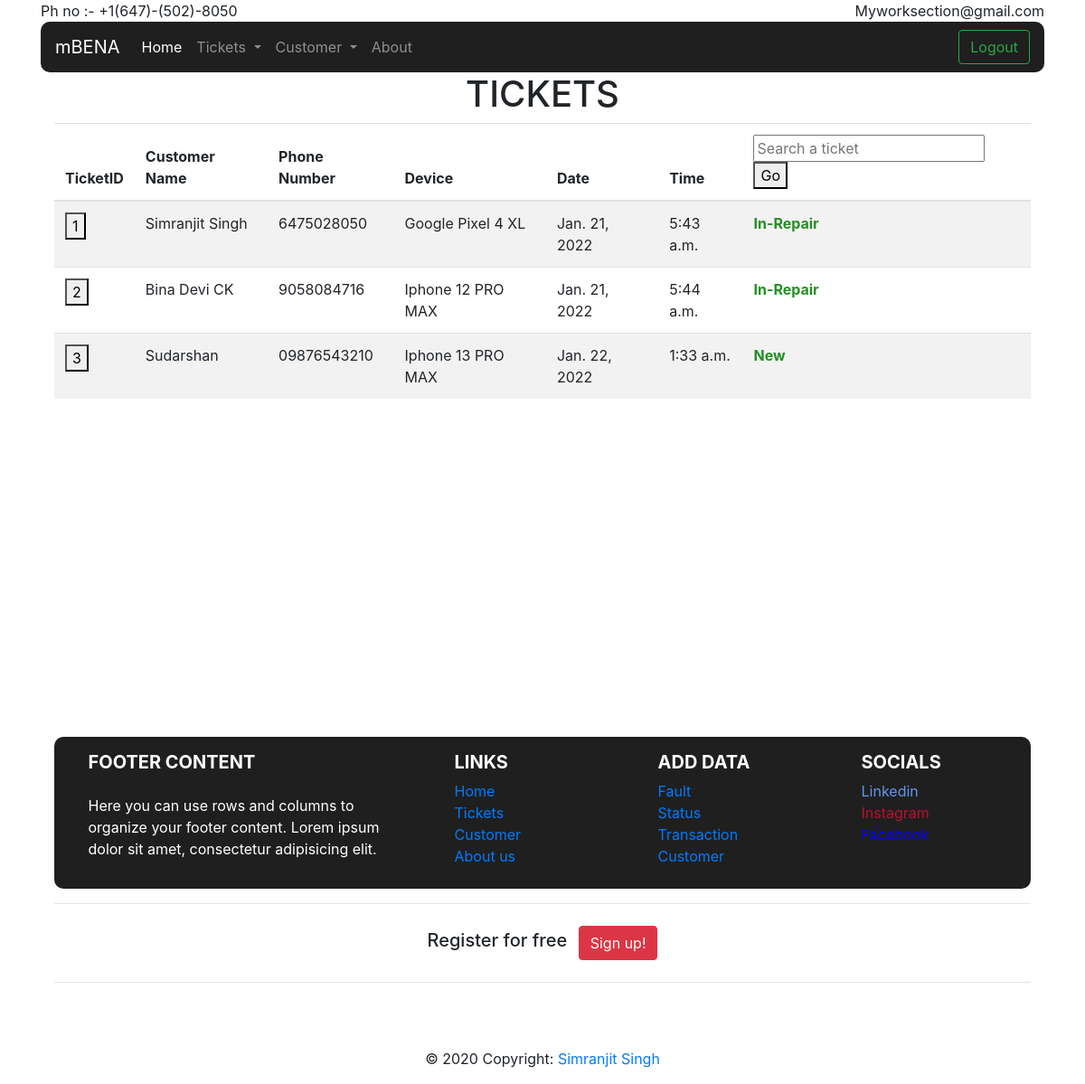
The page /estore/tickets/ on the database as committed earlier.
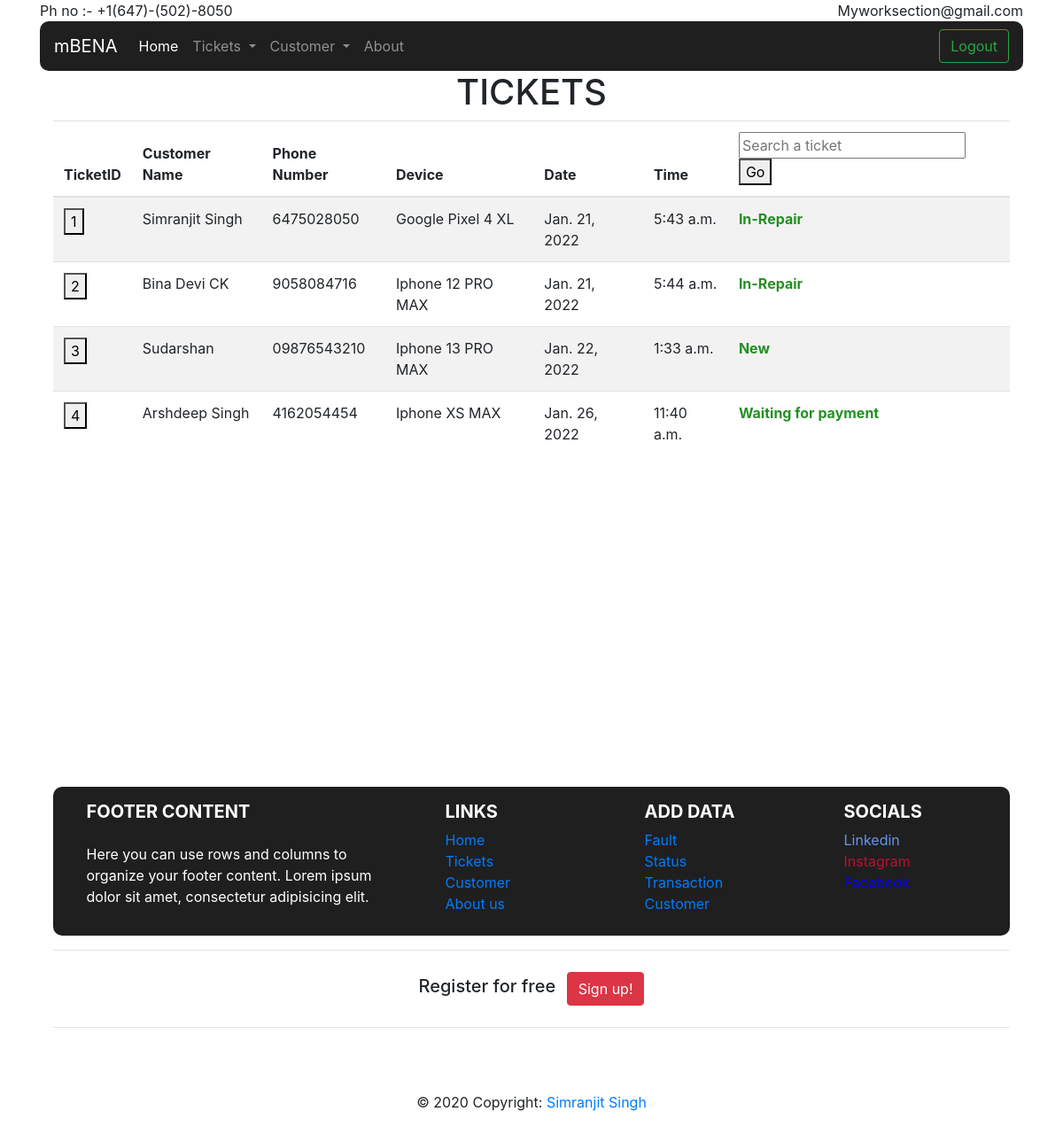
The same page on the database as committed later.
### eStore/models.py (models this page shows, shortened)
class Ticket(models.Model):
    customer = models.ForeignKey(Customer, on_delete=models.CASCADE, blank=True, null=True, related_name="numberoftickets")
    fault = models.ForeignKey(Fault, on_delete=models.CASCADE)
    date = models.DateField(auto_now=True)
    time = models.TimeField(auto_now=True)
    status = models.ForeignKey(Status, on_delete=models.CASCADE)
    description = models.CharField(max_length=1000, blank=True, null=True)
    device = models.CharField(max_length=50)
    transaction = models.ForeignKey(Transaction,on_delete=models.CASCADE, blank=True, null=True)
    amount = models.IntegerField(blank=True, null=True)

class Customer(models.Model):
    name = models.CharField(max_length=64)
    email = models.EmailField( max_length=254)
    phonenumber = models.CharField(max_length=12)

class Status(models.Model):
    name = models.CharField(max_length=50)
    def __str__(self):
        return f"{self.name}"

### eStore/views.py (the view)
# urls.py: path("tickets/", views.tickets, name="tickets"),
def tickets(request):
    if request.method == 'POST':
        i = request.POST['searchticket']
        return render(request, 'tickets.html', {"Tickets": Ticket.objects.filter(id = i)})
    return render(request, 'tickets.html' ,{
            "Tickets": Ticket.objects.all()
        })

### eStore/templates/tickets.html (shortened to what this page needs)
{% extends "layout.html" %}
{% block body %}
<h1 style="text-align: center;">TICKETS</h1>
<div class="container">
  <table class="table table-striped">
    <thead>
      <tr>
        <th>TicketID</th>
        <th scope="col">Customer Name</th>
        <th scope="col">Phone Number</th>
        <th scope="col">Device</th>
        <th scope="col">Date</th>
        <th scope="col">Time</th>
        <th scope="col">
          <form action="{%url 'tickets' %}" method="post">
            <input type="text" name="searchticket" placeholder="Search a ticket">
            <button type="submit">Go</button>
          </form>
        </th>
      </tr>
    </thead>
    <tbody>
      {% for ticket in Tickets %}
      <tr>
        <td>
          <form action="{%url 'ticketdetails' ticket.id %}" method="post"> {% csrf_token %}<button
              type="submit">{{ticket.id}}</button></form>
        </td>
        <td>{{ticket.customer.name}}</td>
        <td>{{ticket.customer.phonenumber}}</td>
        <td>{{ticket.device}}</td>
        <td>{{ticket.date}}</td>
        <td>{{ticket.time}}</td>
        <td style="color: rgba(13, 133, 13, 0.904);"><b>{{ticket.status}}</b></td>
      </tr>
      {% endfor %}
    </tbody>
  </table>
</div>
{% endblock body %}

### eStore/templates/layout.html (shortened to what this page needs)
<!doctype html>
<html lang="en">
<head>
    <link rel="stylesheet" href="https://maxcdn.bootstrapcdn.com/bootstrap/4.0.0/css/bootstrap.min.css"
>
</head>
<body>
    <div class="container">
        <div class="">
            <div class="row">
                <div class="col">Ph no :- +1(647)-(502)-8050</div>
                <div class="col" style="text-align: right;">Myworksection@gmail.com</div>
            </div>
        </div>
        <nav class="navbar navbar-expand-lg navbar-dark" style="border-radius: 10px; background-color: rgba(0, 0, 0, 0.877);">
            <a class="navbar-brand" href="#">mBENA</a>
            <div class="collapse navbar-collapse" id="navbarSupportedContent">
                <ul class="navbar-nav mr-auto">
                    <li class="nav-item active">
                        <a class="nav-link" href="{% url 'homepage' %}">Home</a>
                    </li>
                    <li class="nav-item dropdown">
                        <a class="nav-link dropdown-toggle" href="#" id="navbarDropdown" role="button"
                            data-toggle="dropdown" aria-haspopup="true" aria-expanded="false">
                            Tickets
                        </a>
                    </li>
                    <li class="nav-item dropdown">
                        <a class="nav-link dropdown-toggle" href="#" id="navbarDropdown" role="button"
                            data-toggle="dropdown" aria-haspopup="true" aria-expanded="false">
                            Customer
                        </a>
                    </li>
                    <li class="nav-item">
                        <a class="nav-link" href="#">About</a>
                    </li>
                </ul>
                <form method="get" action="{% url 'logoutview' %}">
                    <input class="btn btn-outline-success" type="submit" value="Logout">
                </form>
            </div>
        </nav>
        {% block body %}
        {% endblock body %}
        <div class="container sticky-bottom" style="margin-top: 350px;">
            <footer class="page-footer font-small stylish-color-dark pt-4">
                <div class="container text-center text-md-left">
                    <div class="row" style="background-color: rgba(0, 0, 0, 0.877);
                    text-decoration-color: white; color: white; border-radius: 10px;">
                        <div class="col-md-4 mx-auto mb-3">
                            <h5 class="font-weight-bold text-uppercase mt-3 mb-4">Footer
                                Content</h5>
                            <p>Here you can use rows and columns to organize your footer
                                content. Lorem ipsum dolor sit amet,
                                consectetur
                                adipisicing elit.</p>
                        </div>
                        <div class="col-md-2 mx-auto">
                            <h5 class="font-weight-bold text-uppercase mt-3 mb-2">Links</h5>
                            <ul class="list-unstyled">
                                <li>
                                    <a href="{% url 'homepage' %}" style="text-decoration: none;">Home</a>
                                </li>
                                <li>
                                    <a href="{% url 'tickets' %}" style="text-decoration: none;">Tickets</a>
                                </li>
                                <li>
                                    <a href="{% url 'searchcustomer' %}" style="text-decoration: none;">Customer</a>
                                </li>
                                <li>
                                    <a href="" style="text-decoration: none;">About us</a>
                                </li>
                            </ul>
                        </div>
                        <div class="col-md-2 mx-auto">
                            <h5 class="font-weight-bold text-uppercase mt-3 mb-2">Add Data</h5>
                            <ul class="list-unstyled">
                                <li>
                                    <a href="{% url 'addfault' %}" style="text-decoration: none;">Fault</a>
                                </li>
                                <li>
                                    <a href="{% url 'addstatus' %}" style="text-decoration: none;">Status</a>
                                </li>
                                <li>
                                    <a href="#!" style="text-decoration: none;">Transaction</a>
                                </li>
                                <li>
                                    <a href="{% url 'addcustomer' %}" style="text-decoration: none;">Customer</a>
                                </li>
                            </ul>
                        </div>
                        <div class="col-md-2 mx-auto">
                            <h5 class="font-weight-bold text-uppercase mt-3 mb-2">Socials</h5>
                            <ul class="list-unstyled">
                                <li>
                                    <a href="#!" style="text-decoration: none; color: cornflowerblue;">Linkedin</a>
                                </li>
                                <li>
                                    <a href="#!" style="text-decoration: none; color: rgb(182, 18, 51);">Instagram</a>
                                </li>
                                <li>
                                    <a href="#!" style="text-decoration: none; color: blue;">Facebook</a>
                                </li>
                            </ul>
                        </div>
                    </div>
                </div>
                <hr>
                <ul class="list-unstyled list-inline text-center py-2">
                    <li class="list-inline-item">
                        <h5 class="mb-1">Register for free</h5>
                    </li>
                    <li class="list-inline-item">
                        <a href="#!" class="btn btn-danger btn-rounded">Sign up!</a>
                    </li>
                </ul>
                <hr>
                <ul class="list-unstyled list-inline text-center">
                    <li class="list-inline-item">
                    </li>
                    <li class="list-inline-item">
                    </li>
                    <li class="list-inline-item">
                    </li>
                    <li class="list-inline-item">
                    </li>
                    <li class="list-inline-item">
                    </li>
                </ul>
                <div class="footer-copyright text-center py-3">© 2020 Copyright:
                    <a href="https://mdbootstrap.com/"> Simranjit Singh</a>
                </div>
            </footer>
        </div>
    </div>
</body>
</html>

Rows that differ between the two databases and show on the page:
added Ticket: id "4", customer.name "Arshdeep Singh", customer.phonenumber "4162054454", device "Iphone XS MAX", date "Jan. 26, 2022", time "11:40 a.m.", status "Waiting for payment"
